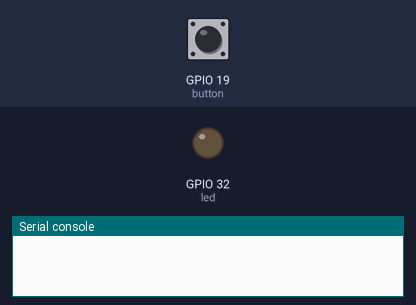
Simulated run of this program. Board: ESP32 board running MicroPython. Shown: output pins drawn as LEDs (lit = HIGH), the last lines printed to the serial console. The test bench sets the inputs (shaded band); at power-on: GPIO 19 (button) HIGH.

Above: at 1.2 s.
1.3 s: GPIO 19 (button) pulled LOW for 0.15 s
At 2.1 s:
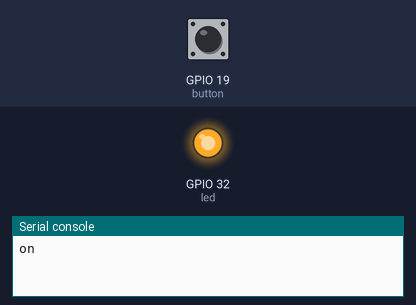
2.9 s: GPIO 19 (button) pulled LOW for 1 s
At 3.3 s:
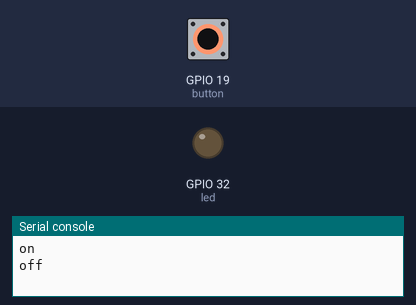
5.4 s: GPIO 19 (button) pulled LOW for 3.2 s
At 6.4 s:
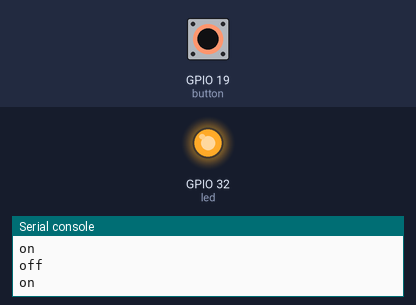
Timing chart, 0 to 8.4 s (numbered marks = the images above; inputs shaded):
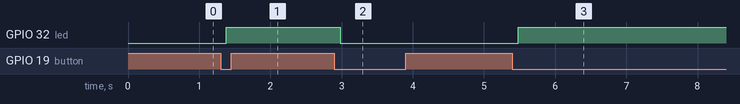

Measured:
- after the input at 1.3 s, GPIO 32 (led): LOW → HIGH after 0.08 s
- after the input at 2.9 s, GPIO 32 (led): HIGH → LOW after 0.08 s
- after the input at 5.4 s, GPIO 32 (led): LOW → HIGH after 0.08 s

The program:

button.py
```python
from machine import Pin
from time import sleep_ms

button = Pin(19, Pin.IN, Pin.PULL_UP)# 1 = sin pulsar, 0 = pulsado
led = Pin(32,Pin.OUT)
prev_pressed = False
on = False
while True:
    if not button.value()  and not prev_pressed:
        sleep_ms(80)
        if not button.value():
            on = not on
            led.value(on)
            print("on" if on else "off")
            prev_pressed = True

    elif button.value() and prev_pressed:
        sleep_ms(80)
        if button.value():
            prev_pressed = False

    
```
